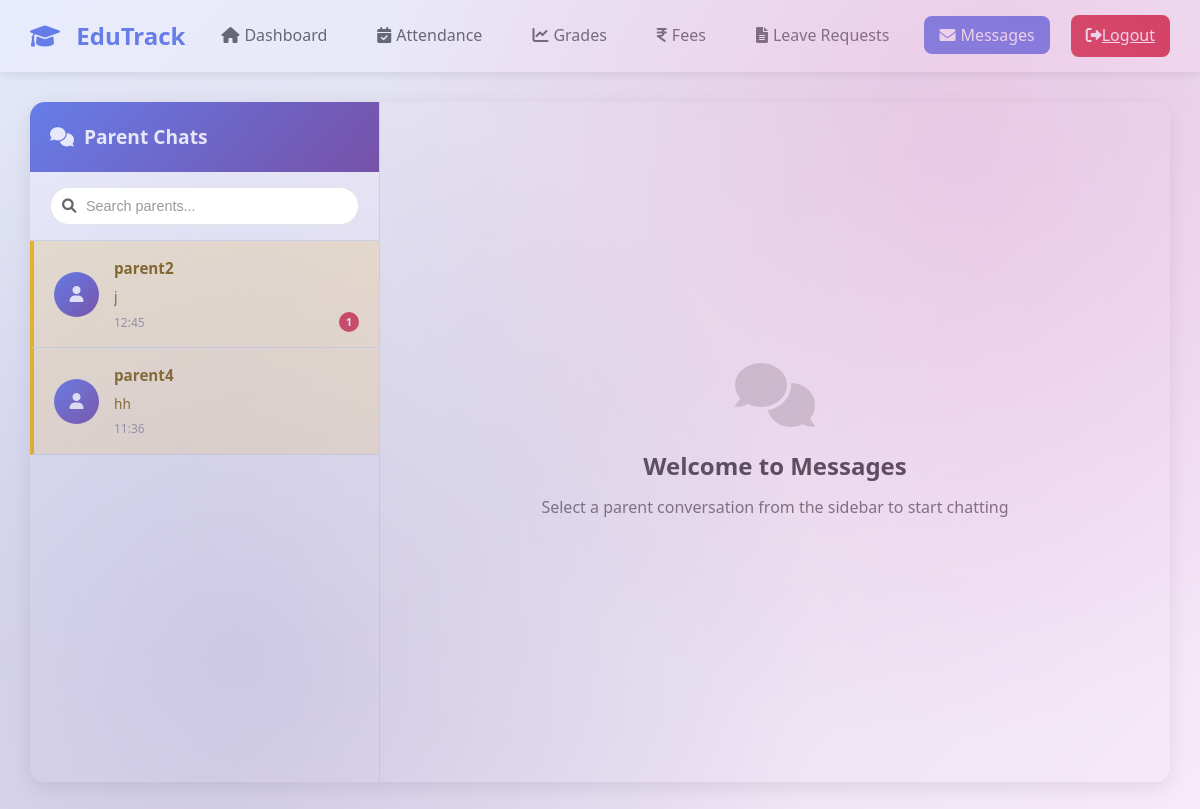
Screenshot of /messages (signed in) with the database file from the repository.
### app.py (models this page shows)
class User(db.Model):
    id = db.Column(db.Integer, primary_key=True)
    username = db.Column(db.String(80), unique=True, nullable=False)
    password_hash = db.Column(db.String(120), nullable=False)
    plain_password = db.Column(db.String(120), nullable=True)  # Store plain password for admin
    role = db.Column(db.String(20), nullable=False)  # 'parent', 'teacher', or 'admin'
    email = db.Column(db.String(120), unique=True, nullable=False)
    created_at = db.Column(db.DateTime, default=datetime.utcnow)
    students_as_parent = db.relationship('Student', foreign_keys='Student.parent_id', backref='parent')
    students_as_teacher = db.relationship('Student', foreign_keys='Student.teacher_id', backref='teacher')
    leave_requests_as_parent = db.relationship('LeaveRequest', foreign_keys='LeaveRequest.parent_id', backref='parent_user')
    leave_requests_as_teacher = db.relationship('LeaveRequest', foreign_keys='LeaveRequest.teacher_id', backref='teacher_user')

class Message(db.Model):
    id = db.Column(db.Integer, primary_key=True)
    sender_id = db.Column(db.Integer, db.ForeignKey('user.id'), nullable=False)
    receiver_id = db.Column(db.Integer, db.ForeignKey('user.id'), nullable=False)
    student_id = db.Column(db.Integer, db.ForeignKey('student.id'), nullable=False)
    content = db.Column(db.Text, nullable=False)
    timestamp = db.Column(db.DateTime, default=datetime.utcnow)
    is_read = db.Column(db.Boolean, default=False)

### app.py (the view, shortened to what this page needs)
@app.route('/messages', methods=['GET', 'POST'])
def teacher_messages():
    if 'user_id' not in session or session['role'] != 'teacher':
        return redirect(url_for('index'))
    teacher_id = session['user_id']
    students = Student.query.filter_by(teacher_id=teacher_id).all()
    student_ids = [s.id for s in students]
    selected_parent_id = request.args.get('parent_id')
    parent_chats = []
    try:
        parent_ids = set()
        for student in students:
            parent_ids.add(student.parent_id)
        for parent_id in parent_ids:
            parent = User.query.get(parent_id)
            if parent:
                student = Student.query.filter_by(parent_id=parent_id, teacher_id=teacher_id).first()
                parent_messages = Message.query.filter(
                    Message.student_id.in_(student_ids),
                    ((Message.sender_id == parent_id) & (Message.receiver_id == teacher_id)) |
                    ((Message.sender_id == teacher_id) & (Message.receiver_id == parent_id))
                ).order_by(Message.timestamp.desc()).all()
                unread_count = Message.query.filter(
                    Message.sender_id == parent_id,
                    Message.receiver_id == teacher_id,
                    Message.is_read == False
                ).count()
                if parent_messages:
                    last_message = parent_messages[0]
                    last_message_text = last_message.content
                    local_time = utc_to_local(last_message.timestamp)
                    last_message_time = local_time.strftime('%H:%M')
                    has_messages = True
                else:
                    last_message_text = "No messages yet"
                    last_message_time = ""
                    has_messages = False
                is_unreplied = False
                if parent_messages:
                    last_message = parent_messages[0]
                    is_unreplied = (last_message.sender_id == parent_id and last_message.receiver_id == teacher_id)
                parent_chats.append({
                    'parent_id': parent_id,
                    'parent_name': parent.username,
                    'student_name': student.name if student else 'Unknown',
                    'student_id': student.id if student else None,
                    'last_message': last_message_text,
                    'last_time': last_message_time,
                    'unread_count': unread_count,
                    'has_messages': has_messages,
                    'is_unreplied': is_unreplied,
                    'messages': parent_messages[::-1] if parent_messages else []  # Reverse to show in chronological order
                })
        parent_chats.sort(key=lambda x: (not x['is_unreplied'], x['last_time'] if x['last_time'] else ''), reverse=True)
    except Exception as e:
        parent_chats = []
    selected_parent = None
    return render_template('teacher_messages.html',
                         parent_chats=parent_chats,
                         selected_parent=selected_parent,
                         students=students)

### app.py (called while the page is built)
def utc_to_local(utc_dt):
    try:
        local_tz = pytz.timezone('Asia/Kolkata')
        if utc_dt.tzinfo is None:
            utc_dt = utc_dt.replace(tzinfo=timezone.utc)
        return utc_dt.astimezone(local_tz)
    except Exception:
        return utc_dt

### templates/teacher_messages.html (shortened to what this page needs)
<!DOCTYPE html>
<html lang="en">
<head>
    <link rel="stylesheet" href="/static/css/style.css">
    <link href="https://cdnjs.cloudflare.com/ajax/libs/font-awesome/6.0.0/css/all.min.css" rel="stylesheet">
</head>
<body>
    <div class="dashboard-container">
        <nav class="navbar">
            <a href="/dashboard" class="navbar-brand">
                <i class="fas fa-graduation-cap"></i>
                EduTrack
            </a>
            <ul class="navbar-nav">
                <li><a href="/dashboard" class="nav-link"><i class="fas fa-home"></i>Dashboard</a></li>
                <li><a href="/attendance" class="nav-link"><i class="fas fa-calendar-check"></i>Attendance</a></li>
                <li><a href="/grades" class="nav-link"><i class="fas fa-chart-line"></i>Grades</a></li>
                <li><a href="/fees" class="nav-link"><i class="fas fa-indian-rupee-sign"></i>Fees</a></li>
                <li><a href="/leave_requests" class="nav-link"><i class="fas fa-file-alt"></i>Leave Requests</a></li>
                <li><a href="/messages" class="nav-link active"><i class="fas fa-envelope"></i>Messages</a></li>
            </ul>
            <a href="/logout" class="logout-btn">
                <i class="fas fa-sign-out-alt"></i>Logout
            </a>
        </nav>
        <div class="main-content">
            <div class="whatsapp-container">
                <div class="chat-sidebar">
                    <div class="sidebar-header">
                        <h3><i class="fas fa-comments"></i> Parent Chats</h3>
                    </div>
                    <div class="search-container">
                        <div class="search-box">
                            <i class="fas fa-search"></i>
                            <input type="text" id="searchInput" placeholder="Search parents..." onkeyup="filterChats()">
                        </div>
                    </div>
                    <div class="chat-list" id="chatList">
                        {% for parent_chat in parent_chats %}
                        <div class="chat-item {% if selected_parent and selected_parent.parent_id == parent_chat.parent_id %}active{% endif %} {% if parent_chat.is_unreplied %}unreplied{% endif %}"
                             onclick="selectChat('{{ parent_chat.parent_id }}', '{{ parent_chat.parent_name }}', '{{ parent_chat.student_name }}')">
                            <div class="chat-avatar">
                                <i class="fas fa-user"></i>
                            </div>
                            <div class="chat-info">
                                <div class="chat-name">{{ parent_chat.parent_name }}</div>
                                <div class="chat-preview">{{ parent_chat.last_message[:30] }}{% if parent_chat.last_message|length > 30 %}...{% endif %}</div>
                                <div class="chat-meta">
                                    <span class="chat-time">{{ parent_chat.last_time }}</span>
                                    {% if parent_chat.unread_count > 0 %}
                                    <span class="unread-badge">{{ parent_chat.unread_count }}</span>
                                    {% endif %}
                                </div>
                            </div>
                        </div>
                        {% else %}
                        <div class="no-chats">
                            <i class="fas fa-comments"></i>
                            <p>No parents assigned to you yet</p>
                        </div>
                        {% endfor %}
                    </div>
                </div>
                <div class="chat-area">
                    {% if selected_parent %}
                    <div class="chat-header">
                        <div class="chat-header-info">
                            <div class="chat-avatar">
                                <i class="fas fa-user"></i>
                            </div>
                            <div>
                                <h2>{{ selected_parent.parent_name }}</h2>
                                <p>Parent of {{ selected_parent.student_name }}</p>
                            </div>
                        </div>
                    </div>
                    <div class="chat-messages" id="chatMessages">
                        {% for msg in selected_parent.messages %}
                        <div class="message-wrapper {% if msg.sender_id == session['user_id'] %}sent{% else %}received{% endif %}">
                            <div class="message-bubble">
                                <div class="message-text">{{ msg.content }}</div>
                                <div class="message-time">{{ msg.timestamp | localtime }}</div>
                            </div>
                        </div>
                        {% else %}
                        <div class="no-messages">
                            <i class="fas fa-comments"></i>
                            <p>No messages yet</p>
                            <span>Start a conversation with this parent</span>
                        </div>
                        {% endfor %}
                    </div>
                    <div class="chat-input-area">
                        <form action="/messages" method="POST" class="chat-form" id="chatForm">
                            <input type="hidden" name="parent_id" value="{{ selected_parent.parent_id }}">
                            <input type="hidden" name="student_id" value="{{ selected_parent.student_id }}">
                            <div class="input-group">
                                <input type="text" name="reply_content" class="chat-input" placeholder="Type a message..." required>
                                <button type="submit" class="send-btn">
                                    <i class="fas fa-paper-plane"></i>
                                </button>
                            </div>
                        </form>
                    </div>
                    {% else %}
                    <div class="welcome-screen">
                        <div class="welcome-content">
                            <i class="fas fa-comments"></i>
                            <h2>Welcome to Messages</h2>
                            <p>Select a parent conversation from the sidebar to start chatting</p>
                        </div>
                    </div>
                    {% endif %}
                </div>
            </div>
        </div>
    </div>
</body>
</html>

### static/css/style.css (style rules this page uses)
* { margin: 0; padding: 0; box-sizing: border-box; }
body { font-family: 'Segoe UI', Tahoma, Geneva, Verdana, sans-serif; background: linear-gradient(rgba(255, 255, 255, 0.7), rgba(255, 255, 255, 0.7)), url('https://images.unsplash.com/photo-1541339907198-e08756dedf3f?w=1920&h=1080&fit=crop') center/cover no-repeat; min-height: 100vh; color: #333; line-height: 1.6; position: relative; overflow-x: hidden; }
body::before { content: ''; position: absolute; top: 0; left: 0; right: 0; bottom: 0; background: linear-gradient(135deg, rgba(102, 126, 234, 0.15) 0%, rgba(118, 75, 162, 0.15) 50%, rgba(240, 147, 251, 0.15) 100%), radial-gradient(circle at 20% 80%, rgba(120, 119, 198, 0.25) 0%, transparent 50%), radial-gradient(circle at 80% 20%, rgba(255, 119, 198, 0.25) 0%, transparent 50%); pointer-events: none; animation: backgroundShift 20s ease-in-out infinite; }
body::after { content: ''; position: absolute; top: 0; left: 0; right: 0; bottom: 0; background: radial-gradient(circle at 30% 70%, rgba(255, 255, 255, 0.1) 0%, transparent 40%), radial-gradient(circle at 70% 30%, rgba(255, 255, 255, 0.1) 0%, transparent 40%), radial-gradient(circle at 50% 50%, rgba(255, 255, 255, 0.05) 0%, transparent 60%); pointer-events: none; animation: lightShift 15s ease-in-out infinite reverse; }
.dashboard-container { min-height: 100vh; background: #f8f9fa; }
.navbar { background: white; box-shadow: 0 2px 10px rgba(0, 0, 0, 0.1); padding: 15px 30px; display: flex; justify-content: space-between; align-items: center; }
.navbar-brand { font-size: 1.5rem; font-weight: 600; color: #667eea; text-decoration: none; }
.navbar-brand i { margin-right: 10px; }
.navbar-nav { display: flex; list-style: none; gap: 20px; }
.nav-link { color: #666; text-decoration: none; padding: 8px 15px; border-radius: 8px; transition: all 0.3s ease; font-weight: 500; }
.nav-link:hover, .nav-link.active { background: #667eea; color: white; }
.nav-link i { margin-right: 5px; }
.logout-btn { background: #dc3545; color: white; border: none; padding: 8px 15px; border-radius: 8px; cursor: pointer; font-weight: 500; transition: all 0.3s ease; }
.main-content { padding: 30px; max-width: 1200px; margin: 0 auto; }

### rows the page displays
User: parent_name "parent2"
User: parent_name "parent4"
Message: content "hh"

### other values shown
{{ parent_chat.last_message[:30] }} "j"
{{ parent_chat.last_time }} "12:45" "11:36"
{{ parent_chat.unread_count }} "1"
